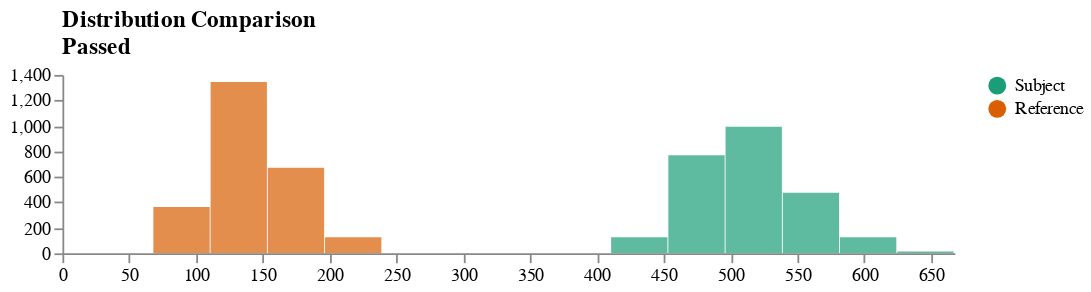

Notebook source saved alongside this figure:
### Code cell
result = checks.compare_distributions(r30, i30, tests=[checks.JS(1)])
vega.ipy_display(result.schema)

### Figure 1 — Vega specification as saved in the notebook (floating-point values rounded to 4 significant figures)
{"$schema": "https://vega.github.io/schema/vega/v5.json", "axes": [{"orient": "bottom", "scale": "xscale", "zindex": 1}, {"orient": "left", "scale": "yscale", "tickCount": 5, "zindex": 1}], "data": [{"name": "binned", "values": [{"bin0": 68.05, "bin1": 110.9, "count": 0, "label": "Subject"}, {"bin0": 110.9, "bin1": 153.7, "count": 0, "label": "Subject"}, {"bin0": 153.7, "bin1": 196.5, "count": 0, "label": "Subject"}, {"bin0": 196.5, "bin1": 239.3, "count": 0, "label": "Subject"}, {"bin0": 239.3, "bin1": 282.2, "count": 0, "label": "Subject"}, {"bin0": 282.2, "bin1": 325.0, "count": 0, "label": "Subject"}, {"bin0": 325.0, "bin1": 367.8, "count": 0, "label": "Subject"}, {"bin0": 367.8, "bin1": 410.6, "count": 4, "label": "Subject"}, {"bin0": 410.6, "bin1": 453.4, "count": 132, "label": "Subject"}, {"bin0": 453.4, "bin1": 496.3, "count": 764, "label": "Subject"}, {"bin0": 496.3, "bin1": 539.1, "count": 989, "label": "Subject"}, {"bin0": 539.1, "bin1": 581.9, "count": 478, "label": "Subject"}, {"bin0": 581.9, "bin1": 624.7, "count": 122, "label": "Subject"}, {"bin0": 624.7, "bin1": 667.5, "count": 10, "label": "Subject"}, {"bin0": 68.05, "bin1": 110.9, "count": 363, "label": "Reference"}, {"bin0": 110.9, "bin1": 153.7, "count": 1342, "label": "Reference"}, {"bin0": 153.7, "bin1": 196.5, "count": 669, "label": "Reference"}, {"bin0": 196.5, "bin1": 239.3, "count": 120, "label": "Reference"}, {"bin0": 239.3, "bin1": 282.2, "count": 6, "label": "Reference"}]}, {"name": "xref", "values": []}, {"name": "yref", "values": []}, {"name": "_ranges", "source": ["binned"], "transform": [{"as": ["min", "max"], "fields": ["bin0", "bin1"], "ops": ["min", "max"], "type": "aggregate"}]}], "description": "Histogram for visualizing a univariate distribution using static bins.", "height": 100, "legends": [{"fill": "color"}], "marks": [{"encode": {"hover": {"fill": {"value": "firebrick"}}, "update": {"fill": {"field": "label", "scale": "color"}, "opacity": {"value": 0.7}, "tooltip": {"field": "count"}, "x": {"field": "bin0", "scale": "xscale"}, "x2": {"field": "bin1", "offset": -0.5, "scale": "xscale"}, "y": {"field": "count", "scale": "yscale"}, "y2": {"scale": "yscale", "value": 0}}}, "from": {"data": "binned"}, "name": "bins", "type": "rect"}, {"clip": true, "encode": {"enter": {"stroke": {"value": "red"}}, "update": {"opacity": {"value": 1}, "x": {"field": "value", "scale": "xscale"}, "y": {"signal": "height"}, "y2": {"value": 0}}}, "from": {"data": "xref"}, "name": "x_highlights", "type": "rule"}, {"clip": true, "encode": {"enter": {"stroke": {"value": "red"}}, "update": {"opacity": {"value": 1}, "x": {"signal": "width"}, "x2": {"value": 0}, "y": {"field": "count", "scale": "yscale"}}}, "from": {"data": "yref"}, "name": "y_highlights", "type": "rule"}], "padding": 5, "scales": [{"domain": {"data": "_ranges", "fields": ["min", "max"]}, "name": "xscale", "range": "width", "type": "linear"}, {"domain": {"data": "binned", "field": "count"}, "name": "yscale", "nice": true, "range": "height", "round": true, "type": "linear", "zero": true}, {"domain": {"data": "binned", "field": "label"}, "name": "color", "range": {"scheme": "dark2"}, "type": "ordinal"}], "title": {"anchor": "start", "frame": "group", "orient": "top", "text": ["Distribution Comparison", "Passed"]}, "width": 500}
